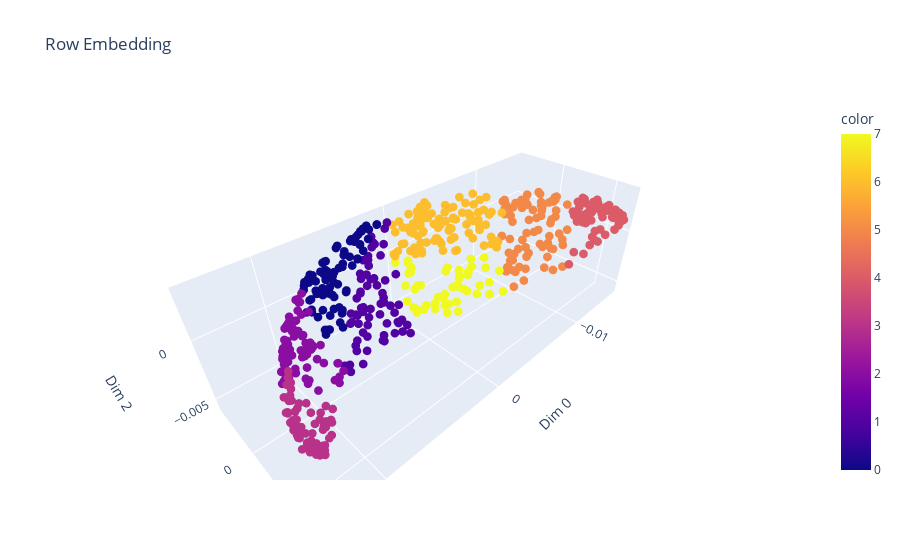

The notebook cell saved with this chart:
### Code cell
row_sim,row_emb,row_tree = row_iters[-1]
levels = [node.data for node in row_tree.bfs() if node.distance2root()==3 or node.distance2root()<3 and node.depth()==0]
color = np.zeros(data.shape[0])
for i,level in enumerate(levels):
    color[level] = i

scatter_3d(row_emb,labels=color,marker_size=3,title='Row Embedding')

### Figure 1 — Plotly figure (JSON) as saved in the notebook; plotly's stock layout.template omitted (floating-point values rounded to 4 significant figures; data arrays with more than 128 entries replaced by an {"elided": "..."} marker saying what was removed)
{"data": [{"hovertemplate": "Dim 0=%{x}<br>Dim 1=%{y}<br>Dim 2=%{z}<br>color=%{marker.color}<extra></extra>", "legendgroup": "", "marker": {"color": {"elided": "567 float values"}, "coloraxis": "coloraxis", "size": 3, "symbol": "circle"}, "mode": "markers", "name": "", "scene": "scene", "showlegend": false, "type": "scatter3d", "x": {"elided": "567 float values"}, "y": {"elided": "567 float values"}, "z": {"elided": "567 float values"}}], "layout": {"coloraxis": {"colorbar": {"title": {"text": "color"}}, "colorscale": [[0, "#0d0887"], [0.1111, "#46039f"], [0.2222, "#7201a8"], [0.3333, "#9c179e"], [0.4444, "#bd3786"], [0.5556, "#d8576b"], [0.6667, "#ed7953"], [0.7778, "#fb9f3a"], [0.8889, "#fdca26"], [1, "#f0f921"]]}, "legend": {"tracegroupgap": 0}, "scene": {"domain": {"x": [0, 1], "y": [0, 1]}, "xaxis": {"title": {"text": "Dim 0"}}, "yaxis": {"title": {"text": "Dim 1"}}, "zaxis": {"title": {"text": "Dim 2"}}}, "title": {"text": "Row Embedding"}}}
